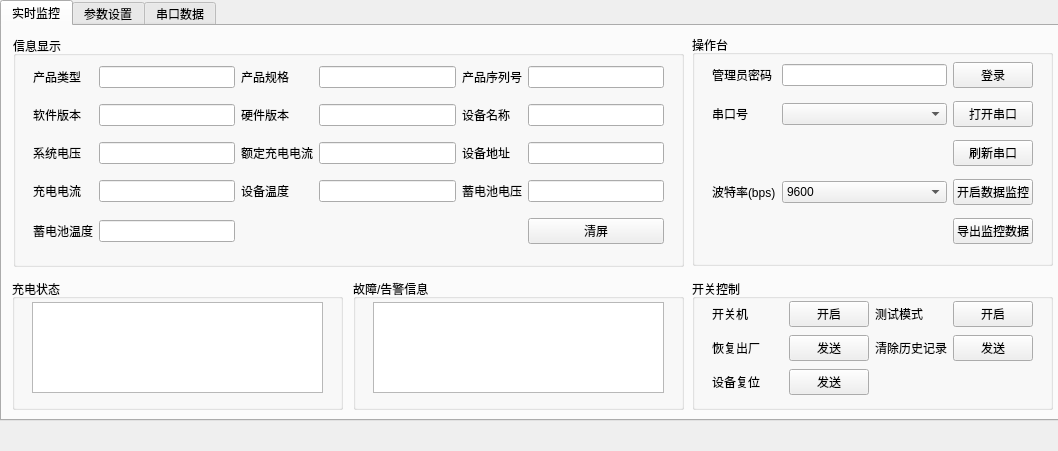
<?xml version="1.0" encoding="UTF-8"?>
<ui version="4.0">
 <class>MainWindow</class>
 <widget class="QMainWindow" name="MainWindow">
  <property name="geometry">
   <rect>
    <x>0</x>
    <y>0</y>
    <width>1058</width>
    <height>451</height>
   </rect>
  </property>
  <property name="cursor">
   <cursorShape>ArrowCursor</cursorShape>
  </property>
  <property name="windowTitle">
   <string>AC-DC 充电器</string>
  </property>
  <widget class="QWidget" name="centralwidget">
   <widget class="QTabWidget" name="ac_tabwidget">
    <property name="geometry">
     <rect>
      <x>0</x>
      <y>0</y>
      <width>1061</width>
      <height>421</height>
     </rect>
    </property>
    <property name="currentIndex">
     <number>0</number>
    </property>
    <widget class="QWidget" name="ac_monitor_now">
     <attribute name="title">
      <string>实时监控</string>
     </attribute>
     <widget class="QGroupBox" name="msg_show">
      <property name="geometry">
       <rect>
        <x>11</x>
        <y>10</y>
        <width>671</width>
        <height>231</height>
       </rect>
      </property>
      <property name="title">
       <string>信息显示</string>
      </property>
      <widget class="QWidget" name="gridLayoutWidget">
       <property name="geometry">
        <rect>
         <x>10</x>
         <y>20</y>
         <width>651</width>
         <height>201</height>
        </rect>
       </property>
       <layout class="QGridLayout" name="gridLayout">
        <property name="leftMargin">
         <number>10</number>
        </property>
        <property name="rightMargin">
         <number>10</number>
        </property>
        <item row="3" column="0">
         <widget class="QLabel" name="label_24">
          <property name="text">
           <string>充电电流</string>
          </property>
         </widget>
        </item>
        <item row="1" column="0">
         <widget class="QLabel" name="label_14">
          <property name="text">
           <string>软件版本</string>
          </property>
         </widget>
        </item>
        <item row="2" column="4">
         <widget class="QLabel" name="label_23">
          <property name="text">
           <string>设备地址</string>
          </property>
         </widget>
        </item>
        <item row="1" column="1">
         <widget class="QLineEdit" name="soft_ver"/>
        </item>
        <item row="0" column="1">
         <widget class="QLineEdit" name="prod_type"/>
        </item>
        <item row="1" column="4">
         <widget class="QLabel" name="label_16">
          <property name="text">
           <string>设备名称</string>
          </property>
         </widget>
        </item>
        <item row="1" column="3">
         <widget class="QLineEdit" name="hard_ver"/>
        </item>
        <item row="1" column="2">
         <widget class="QLabel" name="label_15">
          <property name="text">
           <string>硬件版本</string>
          </property>
         </widget>
        </item>
        <item row="0" column="3">
         <widget class="QLineEdit" name="prod_spec"/>
        </item>
        <item row="0" column="4">
         <widget class="QLabel" name="label_13">
          <property name="text">
           <string>产品序列号</string>
          </property>
         </widget>
        </item>
        <item row="3" column="1">
         <widget class="QLineEdit" name="charg_current"/>
        </item>
        <item row="2" column="5">
         <widget class="QLineEdit" name="prod_adder"/>
        </item>
        <item row="2" column="0">
         <widget class="QLabel" name="label_21">
          <property name="text">
           <string>系统电压</string>
          </property>
         </widget>
        </item>
        <item row="0" column="2">
         <widget class="QLabel" name="label_12">
          <property name="text">
           <string>产品规格</string>
          </property>
         </widget>
        </item>
        <item row="2" column="1">
         <widget class="QLineEdit" name="sys_current"/>
        </item>
        <item row="2" column="3">
         <widget class="QLineEdit" name="rate_charg_current"/>
        </item>
        <item row="0" column="0">
         <widget class="QLabel" name="label_11">
          <property name="text">
           <string>产品类型</string>
          </property>
         </widget>
        </item>
        <item row="1" column="5">
         <widget class="QLineEdit" name="prod_name"/>
        </item>
        <item row="2" column="2">
         <widget class="QLabel" name="label_22">
          <property name="text">
           <string>额定充电电流</string>
          </property>
         </widget>
        </item>
        <item row="0" column="5">
         <widget class="QLineEdit" name="prod_num"/>
        </item>
        <item row="4" column="5">
         <widget class="QPushButton" name="clearMonitor">
          <property name="text">
           <string>清屏</string>
          </property>
         </widget>
        </item>
        <item row="3" column="2">
         <widget class="QLabel" name="label_26">
          <property name="text">
           <string>设备温度</string>
          </property>
         </widget>
        </item>
        <item row="3" column="3">
         <widget class="QLineEdit" name="prod_tp"/>
        </item>
        <item row="3" column="5">
         <widget class="QLineEdit" name="battery_current"/>
        </item>
        <item row="3" column="4">
         <widget class="QLabel" name="label_27">
          <property name="text">
           <string>蓄电池电压</string>
          </property>
         </widget>
        </item>
        <item row="4" column="0">
         <widget class="QLabel" name="label_28">
          <property name="text">
           <string>蓄电池温度</string>
          </property>
         </widget>
        </item>
        <item row="4" column="1">
         <widget class="QLineEdit" name="battery_tp"/>
        </item>
       </layout>
      </widget>
     </widget>
     <widget class="QGroupBox" name="char_status">
      <property name="geometry">
       <rect>
        <x>10</x>
        <y>253</y>
        <width>331</width>
        <height>131</height>
       </rect>
      </property>
      <property name="title">
       <string>充电状态</string>
      </property>
      <widget class="QTextEdit" name="charge_status">
       <property name="geometry">
        <rect>
         <x>20</x>
         <y>23</y>
         <width>291</width>
         <height>91</height>
        </rect>
       </property>
      </widget>
     </widget>
     <widget class="QGroupBox" name="msg1">
      <property name="geometry">
       <rect>
        <x>351</x>
        <y>253</y>
        <width>331</width>
        <height>131</height>
       </rect>
      </property>
      <property name="title">
       <string>故障/告警信息</string>
      </property>
      <widget class="QTextEdit" name="error_msg">
       <property name="geometry">
        <rect>
         <x>20</x>
         <y>23</y>
         <width>291</width>
         <height>91</height>
        </rect>
       </property>
      </widget>
     </widget>
     <widget class="QGroupBox" name="control">
      <property name="geometry">
       <rect>
        <x>690</x>
        <y>9</y>
        <width>361</width>
        <height>231</height>
       </rect>
      </property>
      <property name="title">
       <string>操作台</string>
      </property>
      <widget class="QWidget" name="gridLayoutWidget_2">
       <property name="geometry">
        <rect>
         <x>10</x>
         <y>20</y>
         <width>341</width>
         <height>201</height>
        </rect>
       </property>
       <layout class="QGridLayout" name="gridLayout_2">
        <property name="leftMargin">
         <number>10</number>
        </property>
        <property name="rightMargin">
         <number>10</number>
        </property>
        <item row="1" column="1">
         <widget class="QComboBox" name="port_cmb"/>
        </item>
        <item row="3" column="0">
         <widget class="QLabel" name="label_3">
          <property name="text">
           <string>波特率(bps)</string>
          </property>
         </widget>
        </item>
        <item row="0" column="2">
         <widget class="QPushButton" name="login">
          <property name="text">
           <string>登录</string>
          </property>
         </widget>
        </item>
        <item row="1" column="0">
         <widget class="QLabel" name="label_2">
          <property name="text">
           <string>串口号</string>
          </property>
         </widget>
        </item>
        <item row="2" column="2">
         <widget class="QPushButton" name="ac_port_refresh">
          <property name="text">
           <string>刷新串口</string>
          </property>
         </widget>
        </item>
        <item row="0" column="1">
         <widget class="QLineEdit" name="pwd"/>
        </item>
        <item row="1" column="2">
         <widget class="QPushButton" name="port_btn">
          <property name="text">
           <string>打开串口</string>
          </property>
         </widget>
        </item>
        <item row="3" column="1">
         <widget class="QComboBox" name="baud_cmb">
          <item>
           <property name="text">
            <string>9600</string>
           </property>
          </item>
          <item>
           <property name="text">
            <string>19200</string>
           </property>
          </item>
          <item>
           <property name="text">
            <string>57600</string>
           </property>
          </item>
          <item>
           <property name="text">
            <string>115200</string>
           </property>
          </item>
         </widget>
        </item>
        <item row="3" column="2">
         <widget class="QPushButton" name="startMonitor_btn">
          <property name="text">
           <string>开启数据监控</string>
          </property>
         </widget>
        </item>
        <item row="0" column="0">
         <widget class="QLabel" name="label">
          <property name="text">
           <string>管理员密码</string>
          </property>
         </widget>
        </item>
        <item row="4" column="2">
         <widget class="QPushButton" name="ac_output_monitor">
          <property name="text">
           <string>导出监控数据</string>
          </property>
         </widget>
        </item>
       </layout>
      </widget>
     </widget>
     <widget class="QGroupBox" name="control2">
      <property name="geometry">
       <rect>
        <x>690</x>
        <y>253</y>
        <width>361</width>
        <height>131</height>
       </rect>
      </property>
      <property name="title">
       <string>开关控制</string>
      </property>
      <widget class="QWidget" name="gridLayoutWidget_3">
       <property name="geometry">
        <rect>
         <x>10</x>
         <y>20</y>
         <width>341</width>
         <height>101</height>
        </rect>
       </property>
       <layout class="QGridLayout" name="gridLayout_3">
        <property name="leftMargin">
         <number>10</number>
        </property>
        <property name="rightMargin">
         <number>10</number>
        </property>
        <item row="1" column="1">
         <widget class="QPushButton" name="reset_default_btn">
          <property name="text">
           <string>发送</string>
          </property>
         </widget>
        </item>
        <item row="1" column="3">
         <widget class="QPushButton" name="clear_history_btn">
          <property name="text">
           <string>发送</string>
          </property>
         </widget>
        </item>
        <item row="1" column="2">
         <widget class="QLabel" name="label_7">
          <property name="text">
           <string>清除历史记录</string>
          </property>
         </widget>
        </item>
        <item row="0" column="0">
         <widget class="QLabel" name="label_4">
          <property name="text">
           <string>开关机</string>
          </property>
         </widget>
        </item>
        <item row="1" column="0">
         <widget class="QLabel" name="label_6">
          <property name="text">
           <string>恢复出厂</string>
          </property>
         </widget>
        </item>
        <item row="0" column="1">
         <widget class="QPushButton" name="switch_machine_btn">
          <property name="text">
           <string>开启</string>
          </property>
         </widget>
        </item>
        <item row="0" column="3">
         <widget class="QPushButton" name="ac_testmode_btn">
          <property name="text">
           <string>开启</string>
          </property>
         </widget>
        </item>
        <item row="0" column="2">
         <widget class="QLabel" name="label_40">
          <property name="text">
           <string>测试模式</string>
          </property>
         </widget>
        </item>
        <item row="2" column="0">
         <widget class="QLabel" name="label_5">
          <property name="text">
           <string>设备复位</string>
          </property>
         </widget>
        </item>
        <item row="2" column="1">
         <widget class="QPushButton" name="prod_reset_btn">
          <property name="text">
           <string>发送</string>
          </property>
         </widget>
        </item>
       </layout>
      </widget>
     </widget>
    </widget>
    <widget class="QWidget" name="ac_param_set">
     <attribute name="title">
      <string>参数设置</string>
     </attribute>
     <widget class="QWidget" name="gridLayoutWidget_4">
      <property name="geometry">
       <rect>
        <x>2</x>
        <y>0</y>
        <width>1051</width>
        <height>391</height>
       </rect>
      </property>
      <layout class="QGridLayout" name="gridLayout_4">
       <item row="6" column="1">
        <widget class="QLabel" name="label_41">
         <property name="text">
          <string>充电模式</string>
         </property>
        </widget>
       </item>
       <item row="4" column="3">
        <widget class="QLabel" name="label_37">
         <property name="text">
          <string>温度补偿系数(mV/℃/2V)</string>
         </property>
        </widget>
       </item>
       <item row="1" column="1">
        <widget class="QLabel" name="label_17">
         <property name="text">
          <string>蓄电池类型</string>
         </property>
        </widget>
       </item>
       <item row="2" column="5">
        <widget class="QLabel" name="label_30">
         <property name="text">
          <string>浮充充电电压(V)</string>
         </property>
        </widget>
       </item>
       <item row="5" column="3">
        <widget class="QLabel" name="label_36">
         <property name="text">
          <string>充满截止延时(S)</string>
         </property>
        </widget>
       </item>
       <item row="5" column="5">
        <widget class="QLabel" name="label_38">
         <property name="text">
          <string>锂电池零度禁止充</string>
         </property>
        </widget>
       </item>
       <item row="6" column="4">
        <widget class="QComboBox" name="ac_powerMode_enable">
         <property name="enabled">
          <bool>false</bool>
         </property>
         <property name="toolTip">
          <string/>
         </property>
         <property name="whatsThis">
          <string>&lt;html&gt;&lt;head/&gt;&lt;body&gt;&lt;p&gt;电源模式输出使能&lt;/p&gt;&lt;/body&gt;&lt;/html&gt;</string>
         </property>
         <item>
          <property name="text">
           <string>0 - 禁止输出</string>
          </property>
         </item>
         <item>
          <property name="text">
           <string>1 - 使能使出</string>
          </property>
         </item>
        </widget>
       </item>
       <item row="2" column="1">
        <widget class="QLabel" name="label_20">
         <property name="text">
          <string>均衡充电电压(V)</string>
         </property>
        </widget>
       </item>
       <item row="0" column="0">
        <spacer name="horizontalSpacer">
         <property name="orientation">
          <enum>Qt::Horizontal</enum>
         </property>
         <property name="sizeHint" stdset="0">
          <size>
           <width>40</width>
           <height>20</height>
          </size>
         </property>
        </spacer>
       </item>
       <item row="4" column="1">
        <widget class="QLabel" name="label_34">
         <property name="text">
          <string>均衡充电间隔(day)</string>
         </property>
        </widget>
       </item>
       <item row="6" column="2">
        <widget class="QComboBox" name="ac_chgmode">
         <property name="enabled">
          <bool>false</bool>
         </property>
         <property name="toolTip">
          <string/>
         </property>
         <property name="whatsThis">
          <string>&lt;html&gt;&lt;head/&gt;&lt;body&gt;&lt;p&gt;充电模式&lt;/p&gt;&lt;/body&gt;&lt;/html&gt;</string>
         </property>
         <item>
          <property name="text">
           <string>0 - 充电模式</string>
          </property>
         </item>
         <item>
          <property name="text">
           <string>1 - 电源模式</string>
          </property>
         </item>
        </widget>
       </item>
       <item row="5" column="1">
        <widget class="QLabel" name="label_35">
         <property name="text">
          <string>充满截止电流(A)</string>
         </property>
        </widget>
       </item>
       <item row="1" column="2">
        <widget class="QComboBox" name="set_battery_type">
         <property name="toolTip">
          <string/>
         </property>
         <property name="whatsThis">
          <string>&lt;html&gt;&lt;head/&gt;&lt;body&gt;&lt;p&gt;蓄电池类型&lt;/p&gt;&lt;/body&gt;&lt;/html&gt;</string>
         </property>
         <item>
          <property name="text">
           <string>自定义铅酸</string>
          </property>
         </item>
         <item>
          <property name="text">
           <string>开口(FLD)</string>
          </property>
         </item>
         <item>
          <property name="text">
           <string>密封(SLD)</string>
          </property>
         </item>
         <item>
          <property name="text">
           <string>胶体(GEL)</string>
          </property>
         </item>
         <item>
          <property name="text">
           <string>锂电池(LI)</string>
          </property>
         </item>
         <item>
          <property name="text">
           <string>自定义锂电池(Li-ion)</string>
          </property>
         </item>
        </widget>
       </item>
       <item row="3" column="5">
        <widget class="QLabel" name="label_33">
         <property name="text">
          <string>提升充电时间(min)</string>
         </property>
        </widget>
       </item>
       <item row="7" column="3">
        <widget class="QLabel" name="label_45">
         <property name="text">
          <string>电源模式启动充电电压</string>
         </property>
        </widget>
       </item>
       <item row="4" column="5">
        <widget class="QLabel" name="label_39">
         <property name="text">
          <string>电池充电下限温度(℃)</string>
         </property>
        </widget>
       </item>
       <item row="7" column="1">
        <widget class="QLabel" name="label_43">
         <property name="text">
          <string>电源模式输出电压</string>
         </property>
        </widget>
       </item>
       <item row="3" column="3">
        <widget class="QLabel" name="label_32">
         <property name="text">
          <string>均衡充电时间(min)</string>
         </property>
        </widget>
       </item>
       <item row="1" column="3">
        <widget class="QLabel" name="label_18">
         <property name="text">
          <string>超压电压(V)</string>
         </property>
        </widget>
       </item>
       <item row="0" column="1">
        <widget class="QLabel" name="label_8">
         <property name="text">
          <string>充电电流设置(A)</string>
         </property>
        </widget>
       </item>
       <item row="0" column="5">
        <widget class="QLabel" name="label_10">
         <property name="text">
          <string>系统电压设置(V)</string>
         </property>
        </widget>
       </item>
       <item row="2" column="3">
        <widget class="QLabel" name="label_29">
         <property name="text">
          <string>提升充电电压(V)</string>
         </property>
        </widget>
       </item>
       <item row="5" column="6">
        <widget class="QComboBox" name="set_zero_stop">
         <property name="toolTip">
          <string/>
         </property>
         <property name="whatsThis">
          <string>&lt;html&gt;&lt;head/&gt;&lt;body&gt;&lt;p&gt;锂电池零度禁止充&lt;/p&gt;&lt;/body&gt;&lt;/html&gt;</string>
         </property>
         <item>
          <property name="text">
           <string>0 - 关闭</string>
          </property>
         </item>
         <item>
          <property name="text">
           <string>1 - 开启</string>
          </property>
         </item>
        </widget>
       </item>
       <item row="0" column="3">
        <widget class="QLabel" name="label_9">
         <property name="text">
          <string>蓄电池标称容量(AH)</string>
         </property>
        </widget>
       </item>
       <item row="7" column="5">
        <widget class="QLabel" name="label_44">
         <property name="text">
          <string>电源模式停止充电电压</string>
         </property>
        </widget>
       </item>
       <item row="6" column="3">
        <widget class="QLabel" name="label_42">
         <property name="text">
          <string>电源模式输出使能</string>
         </property>
        </widget>
       </item>
       <item row="3" column="1">
        <widget class="QLabel" name="label_31">
         <property name="text">
          <string>储存充电电压(V)</string>
         </property>
        </widget>
       </item>
       <item row="0" column="7">
        <spacer name="horizontalSpacer_2">
         <property name="orientation">
          <enum>Qt::Horizontal</enum>
         </property>
         <property name="sizeHint" stdset="0">
          <size>
           <width>40</width>
           <height>20</height>
          </size>
         </property>
        </spacer>
       </item>
       <item row="1" column="5">
        <widget class="QLabel" name="label_19">
         <property name="text">
          <string>充电限制电压(V)</string>
         </property>
        </widget>
       </item>
       <item row="5" column="2">
        <widget class="QComboBox" name="set_full_stop">
         <property name="enabled">
          <bool>false</bool>
         </property>
         <property name="toolTip">
          <string/>
         </property>
         <property name="whatsThis">
          <string>&lt;html&gt;&lt;head/&gt;&lt;body&gt;&lt;p&gt;充满截止电流(A)&lt;/p&gt;&lt;/body&gt;&lt;/html&gt;</string>
         </property>
         <item>
          <property name="text">
           <string>0 - 关闭</string>
          </property>
         </item>
        </widget>
       </item>
       <item row="8" column="6">
        <widget class="QPushButton" name="clear_set_data">
         <property name="text">
          <string>清屏</string>
         </property>
        </widget>
       </item>
       <item row="8" column="4">
        <widget class="QPushButton" name="write_set_data">
         <property name="text">
          <string>写入数据</string>
         </property>
        </widget>
       </item>
       <item row="8" column="2">
        <widget class="QPushButton" name="read_set_data">
         <property name="text">
          <string>读取数据</string>
         </property>
        </widget>
       </item>
       <item row="0" column="4">
        <widget class="QSpinBox" name="set_battery_cap">
         <property name="minimumSize">
          <size>
           <width>150</width>
           <height>0</height>
          </size>
         </property>
         <property name="whatsThis">
          <string>&lt;html&gt;&lt;head/&gt;&lt;body&gt;&lt;p&gt;蓄电池标称容量(AH)&lt;/p&gt;&lt;/body&gt;&lt;/html&gt;</string>
         </property>
         <property name="maximum">
          <number>9999</number>
         </property>
        </widget>
       </item>
       <item row="0" column="6">
        <widget class="QSpinBox" name="set_sys_current">
         <property name="minimumSize">
          <size>
           <width>150</width>
           <height>0</height>
          </size>
         </property>
         <property name="whatsThis">
          <string>&lt;html&gt;&lt;head/&gt;&lt;body&gt;&lt;p&gt;系统电压设置(V)&lt;/p&gt;&lt;/body&gt;&lt;/html&gt;</string>
         </property>
         <property name="minimum">
          <number>12</number>
         </property>
         <property name="maximum">
          <number>255</number>
         </property>
         <property name="value">
          <number>12</number>
         </property>
        </widget>
       </item>
       <item row="3" column="4">
        <widget class="QSpinBox" name="set_balanced_time">
         <property name="whatsThis">
          <string>&lt;html&gt;&lt;head/&gt;&lt;body&gt;&lt;p&gt;均衡充电时间(min)&lt;/p&gt;&lt;/body&gt;&lt;/html&gt;</string>
         </property>
         <property name="maximum">
          <number>60</number>
         </property>
        </widget>
       </item>
       <item row="3" column="6">
        <widget class="QSpinBox" name="set_promote_time">
         <property name="whatsThis">
          <string>&lt;html&gt;&lt;head/&gt;&lt;body&gt;&lt;p&gt;提升充电时间(min)&lt;/p&gt;&lt;/body&gt;&lt;/html&gt;</string>
         </property>
         <property name="minimum">
          <number>10</number>
         </property>
         <property name="maximum">
          <number>600</number>
         </property>
        </widget>
       </item>
       <item row="4" column="6">
        <widget class="QSpinBox" name="set_charge_floor_tp">
         <property name="whatsThis">
          <string>&lt;html&gt;&lt;head/&gt;&lt;body&gt;&lt;p&gt;电池充电下限温度(℃)&lt;/p&gt;&lt;/body&gt;&lt;/html&gt;</string>
         </property>
         <property name="minimum">
          <number>-35</number>
         </property>
         <property name="maximum">
          <number>10</number>
         </property>
        </widget>
       </item>
       <item row="4" column="4">
        <widget class="QSpinBox" name="set_tp_redress">
         <property name="enabled">
          <bool>false</bool>
         </property>
         <property name="whatsThis">
          <string>&lt;html&gt;&lt;head/&gt;&lt;body&gt;&lt;p&gt;温度补偿系数(mV/℃/2V)&lt;/p&gt;&lt;/body&gt;&lt;/html&gt;</string>
         </property>
         <property name="minimum">
          <number>-5</number>
         </property>
         <property name="maximum">
          <number>0</number>
         </property>
        </widget>
       </item>
       <item row="4" column="2">
        <widget class="QSpinBox" name="set_balanced_space">
         <property name="whatsThis">
          <string>&lt;html&gt;&lt;head/&gt;&lt;body&gt;&lt;p&gt;均衡充电间隔(day)&lt;/p&gt;&lt;/body&gt;&lt;/html&gt;</string>
         </property>
         <property name="maximum">
          <number>255</number>
         </property>
        </widget>
       </item>
       <item row="5" column="4">
        <widget class="QSpinBox" name="set_full_stop_delay">
         <property name="whatsThis">
          <string>&lt;html&gt;&lt;head/&gt;&lt;body&gt;&lt;p&gt;充满截止延时(S)&lt;/p&gt;&lt;/body&gt;&lt;/html&gt;</string>
         </property>
         <property name="maximum">
          <number>10</number>
         </property>
        </widget>
       </item>
       <item row="0" column="2">
        <widget class="QDoubleSpinBox" name="set_charge_elec">
         <property name="minimumSize">
          <size>
           <width>150</width>
           <height>0</height>
          </size>
         </property>
         <property name="whatsThis">
          <string>&lt;html&gt;&lt;head/&gt;&lt;body&gt;&lt;p&gt;充电电流设置(A)&lt;/p&gt;&lt;/body&gt;&lt;/html&gt;</string>
         </property>
         <property name="maximum">
          <double>25.000000000000000</double>
         </property>
        </widget>
       </item>
       <item row="7" column="6">
        <widget class="QDoubleSpinBox" name="ac_powerMode_stopV">
         <property name="whatsThis">
          <string>&lt;html&gt;&lt;head/&gt;&lt;body&gt;&lt;p&gt;电源模式停止充电电压&lt;/p&gt;&lt;/body&gt;&lt;/html&gt;</string>
         </property>
         <property name="decimals">
          <number>1</number>
         </property>
         <property name="minimum">
          <double>10.000000000000000</double>
         </property>
         <property name="maximum">
          <double>16.000000000000000</double>
         </property>
        </widget>
       </item>
       <item row="7" column="4">
        <widget class="QDoubleSpinBox" name="ac_powerMode_startV">
         <property name="whatsThis">
          <string>&lt;html&gt;&lt;head/&gt;&lt;body&gt;&lt;p&gt;电源模式启动充电电压&lt;/p&gt;&lt;/body&gt;&lt;/html&gt;</string>
         </property>
         <property name="decimals">
          <number>1</number>
         </property>
         <property name="minimum">
          <double>11.000000000000000</double>
         </property>
         <property name="maximum">
          <double>17.000000000000000</double>
         </property>
        </widget>
       </item>
       <item row="7" column="2">
        <widget class="QDoubleSpinBox" name="ac_powerMode_outV">
         <property name="whatsThis">
          <string>&lt;html&gt;&lt;head/&gt;&lt;body&gt;&lt;p&gt;电源模式输出电压&lt;/p&gt;&lt;/body&gt;&lt;/html&gt;</string>
         </property>
         <property name="decimals">
          <number>1</number>
         </property>
         <property name="minimum">
          <double>10.000000000000000</double>
         </property>
         <property name="maximum">
          <double>30.000000000000000</double>
         </property>
        </widget>
       </item>
       <item row="2" column="6">
        <widget class="QDoubleSpinBox" name="set_float_current">
         <property name="whatsThis">
          <string>&lt;html&gt;&lt;head/&gt;&lt;body&gt;&lt;p&gt;浮充充电电压(V)&lt;/p&gt;&lt;/body&gt;&lt;/html&gt;</string>
         </property>
         <property name="decimals">
          <number>1</number>
         </property>
         <property name="minimum">
          <double>9.000000000000000</double>
         </property>
         <property name="maximum">
          <double>17.000000000000000</double>
         </property>
        </widget>
       </item>
       <item row="1" column="6">
        <widget class="QDoubleSpinBox" name="set_charge_limit">
         <property name="whatsThis">
          <string>&lt;html&gt;&lt;head/&gt;&lt;body&gt;&lt;p&gt;充电限制电压(V)&lt;/p&gt;&lt;/body&gt;&lt;/html&gt;</string>
         </property>
         <property name="decimals">
          <number>1</number>
         </property>
         <property name="minimum">
          <double>9.000000000000000</double>
         </property>
         <property name="maximum">
          <double>17.000000000000000</double>
         </property>
        </widget>
       </item>
       <item row="2" column="4">
        <widget class="QDoubleSpinBox" name="set_promote_current">
         <property name="whatsThis">
          <string>&lt;html&gt;&lt;head/&gt;&lt;body&gt;&lt;p&gt;提升充电电压(V)&lt;/p&gt;&lt;/body&gt;&lt;/html&gt;</string>
         </property>
         <property name="decimals">
          <number>1</number>
         </property>
         <property name="minimum">
          <double>9.000000000000000</double>
         </property>
         <property name="maximum">
          <double>17.000000000000000</double>
         </property>
        </widget>
       </item>
       <item row="1" column="4">
        <widget class="QDoubleSpinBox" name="set_battery_overpressure">
         <property name="whatsThis">
          <string>&lt;html&gt;&lt;head/&gt;&lt;body&gt;&lt;p&gt;超压电压(V)&lt;/p&gt;&lt;/body&gt;&lt;/html&gt;</string>
         </property>
         <property name="decimals">
          <number>1</number>
         </property>
         <property name="minimum">
          <double>9.000000000000000</double>
         </property>
         <property name="maximum">
          <double>17.000000000000000</double>
         </property>
         <property name="value">
          <double>9.000000000000000</double>
         </property>
        </widget>
       </item>
       <item row="3" column="2">
        <widget class="QDoubleSpinBox" name="set_store_current">
         <property name="whatsThis">
          <string>&lt;html&gt;&lt;head/&gt;&lt;body&gt;&lt;p&gt;储存充电电压(V)&lt;/p&gt;&lt;/body&gt;&lt;/html&gt;</string>
         </property>
         <property name="decimals">
          <number>1</number>
         </property>
         <property name="minimum">
          <double>9.000000000000000</double>
         </property>
         <property name="maximum">
          <double>17.000000000000000</double>
         </property>
        </widget>
       </item>
       <item row="2" column="2">
        <widget class="QDoubleSpinBox" name="set_even_current">
         <property name="whatsThis">
          <string>&lt;html&gt;&lt;head/&gt;&lt;body&gt;&lt;p&gt;均衡充电电压(V)&lt;/p&gt;&lt;/body&gt;&lt;/html&gt;</string>
         </property>
         <property name="decimals">
          <number>1</number>
         </property>
         <property name="minimum">
          <double>9.000000000000000</double>
         </property>
         <property name="maximum">
          <double>17.000000000000000</double>
         </property>
        </widget>
       </item>
      </layout>
     </widget>
    </widget>
    <widget class="QWidget" name="ac_tab_data">
     <attribute name="title">
      <string>串口数据</string>
     </attribute>
     <widget class="QWidget" name="verticalLayoutWidget">
      <property name="geometry">
       <rect>
        <x>2</x>
        <y>2</y>
        <width>1051</width>
        <height>391</height>
       </rect>
      </property>
      <layout class="QVBoxLayout" name="verticalLayout">
       <property name="spacing">
        <number>5</number>
       </property>
       <property name="topMargin">
        <number>5</number>
       </property>
       <property name="bottomMargin">
        <number>0</number>
       </property>
       <item>
        <widget class="QPushButton" name="ac_clear_tab_data">
         <property name="text">
          <string>清空内容</string>
         </property>
        </widget>
       </item>
       <item>
        <widget class="QTableWidget" name="ac_show_tab_data">
         <property name="rowCount">
          <number>0</number>
         </property>
         <property name="columnCount">
          <number>3</number>
         </property>
         <attribute name="horizontalHeaderDefaultSectionSize">
          <number>100</number>
         </attribute>
         <attribute name="verticalHeaderVisible">
          <bool>false</bool>
         </attribute>
         <column>
          <property name="text">
           <string>Time</string>
          </property>
         </column>
         <column>
          <property name="text">
           <string>Direction</string>
          </property>
         </column>
         <column>
          <property name="text">
           <string>Send/Receive Data(Hex)</string>
          </property>
         </column>
        </widget>
       </item>
      </layout>
     </widget>
    </widget>
   </widget>
  </widget>
  <widget class="QMenuBar" name="menubar">
   <property name="geometry">
    <rect>
     <x>0</x>
     <y>0</y>
     <width>1058</width>
     <height>22</height>
    </rect>
   </property>
  </widget>
 </widget>
 <resources/>
 <connections/>
</ui>
